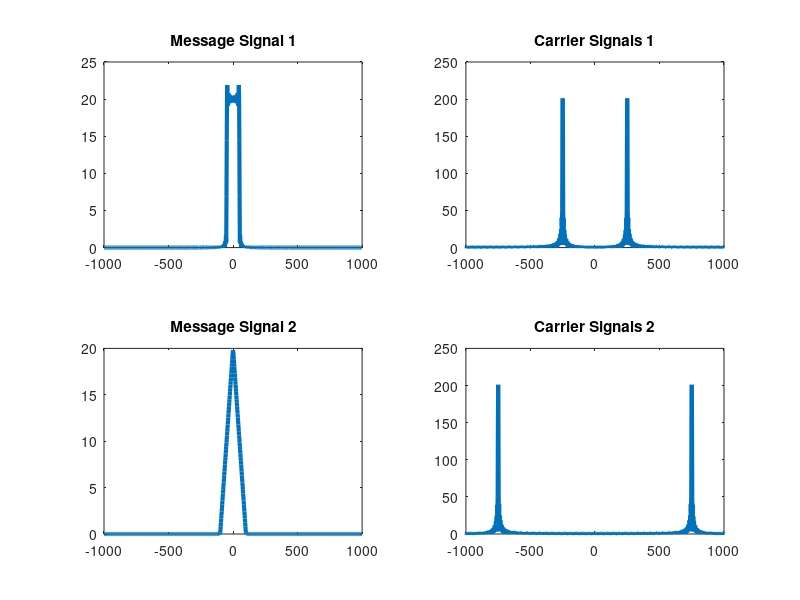
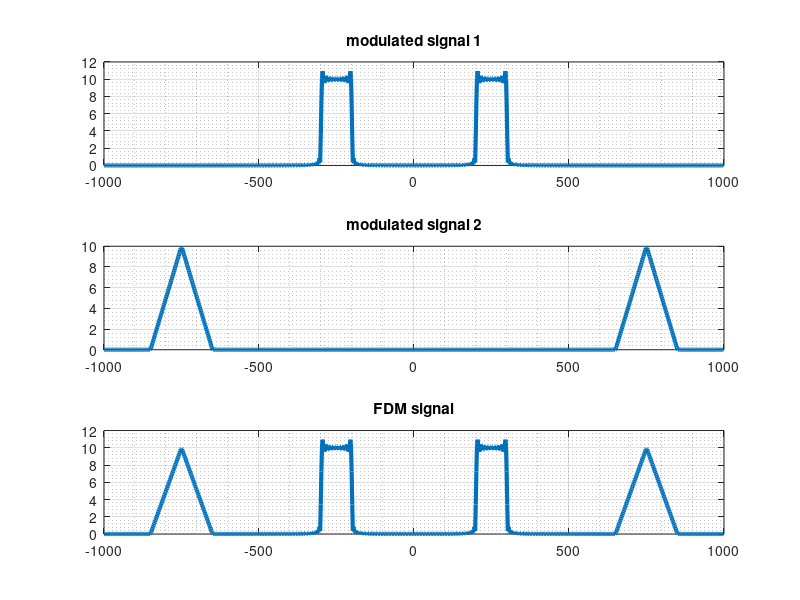

The MATLAB script that drew these images, in order: (Note: this script raises an error after producing the figures.)
clc
clear all
close all
fs = 2000;
ts = 1/2000;
fc1 = 250;
fc2 = 750;
to = .1
t = -to : ts : to;
n = t/ts;
N = 1024;
fn = [0 : 1/N : 1 - 1/N] * fs - fs/2;
m1 = sinc(100*t);
m2 = sinc(100*t).^2;
c1  = cos(2*pi*fc1*t);
c2 = cos(2*pi*fc2*t);
%%  message and carrier
figure(1)
subplot(221),plot(fn,abs(fftshift(fft(m1,1024))),'linewidth',3),title("Message Signal 1");
subplot(222),plot(fn,abs(fftshift(fft(c1,1024))),'linewidth',3),title("Carrier Signals 1");
subplot(223),plot(fn,abs(fftshift(fft(m2,1024))),'linewidth',3),title("Message Signal 2");
subplot(224),plot(fn,abs(fftshift(fft(c2,1024))),'linewidth',3),title("Carrier Signals 2");
%%  modulation and fdm
u1 = m1 .* c1;
u2 = m2.*c2;
u = u1 + u2;

M1 = fftshift(fft(m1,1024));
M2 = fftshift(fft(m2,1024));

U1 = fftshift(fft(u1,1024));
U2 = fftshift(fft(u2,1024));
U = fftshift(fft(u,1024));
figure(2)
subplot(311),plot(fn, abs(U1),'linewidth',3),grid on,grid minor,title("modulated signal 1");
subplot(312),plot(fn,abs(U2),'linewidth',3),grid on,grid minor,title("modulated signal 2");
subplot(313), plot(fn,abs(U),'linewidth',3),grid on,grid minor,title("FDM signal");
%% bandpass
bpf1 = bandpass(u,[200 300],fs);

BPF1 = fftshift(fft(bpf1, 1024));
figure(3)
subplot(211),plot(fn,abs(BPF1),'linewidth',3),grid on, grid minor,title("bpf1 o/p");
bpf2 = bandpass(u,[650 850],fs);
BPF2 = fftshift(fft(bpf2, 1024));
subplot(212),plot(fn,abs(BPF2),'linewidth',3),grid on, grid minor,title("bpf2 o/p");
%% reconstruction process 
y1 = bpf1.*c1;
y2 = bpf2.*c2;
Y1 = fftshift(fft(y1,1024));
Y2 = fftshift(fft(y2,1024));
figure(4)
subplot(211), plot(fn,abs(Y1),'linewidth',3),title("siganl multiplied by carrier 1");
subplot(212), plot(fn,abs(Y2),'linewidth',3),title('signal multiplied by carrier 2');
%%  lowpass
m1_recon = lowpass(y1,150,2000);
M1_recon = fftshift(fft(m1_recon,1024));

m2_recon = lowpass(y2,150,2000);
M2_recon = fftshift(fft(m2_recon,1024));

figure(5)

subplot(211), plot(fn,abs(M1_recon),'linewidth',3),title("reconstructed signal 1");
subplot(212),plot(fn, abs(M2_recon),'linewidth',3),title("reconstructed signal 2");